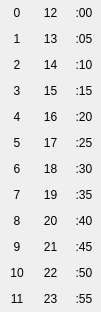
<?xml version="1.0" encoding="UTF-8"?>
<ui version="4.0">
 <class>WPopupTime</class>
 <widget class="QWidget" name="WPopupTime">
  <property name="geometry">
   <rect>
    <x>0</x>
    <y>0</y>
    <width>101</width>
    <height>312</height>
   </rect>
  </property>
  <property name="contextMenuPolicy">
   <enum>Qt::NoContextMenu</enum>
  </property>
  <property name="windowTitle">
   <string>Time</string>
  </property>
  <layout class="QGridLayout" name="gridLayout">
   <property name="margin">
    <number>0</number>
   </property>
   <property name="spacing">
    <number>0</number>
   </property>
   <item row="0" column="0">
    <widget class="QToolButton" name="prevMonth">
     <property name="sizePolicy">
      <sizepolicy hsizetype="Expanding" vsizetype="Expanding">
       <horstretch>0</horstretch>
       <verstretch>0</verstretch>
      </sizepolicy>
     </property>
     <property name="focusPolicy">
      <enum>Qt::NoFocus</enum>
     </property>
     <property name="toolTip">
      <string>Previous month</string>
     </property>
     <property name="text">
      <string>0</string>
     </property>
     <property name="autoRepeat">
      <bool>false</bool>
     </property>
     <property name="autoRepeatDelay">
      <number>300</number>
     </property>
     <property name="autoRepeatInterval">
      <number>100</number>
     </property>
     <property name="toolButtonStyle">
      <enum>Qt::ToolButtonTextOnly</enum>
     </property>
     <property name="autoRaise">
      <bool>true</bool>
     </property>
     <property name="arrowType">
      <enum>Qt::LeftArrow</enum>
     </property>
    </widget>
   </item>
   <item row="0" column="1">
    <widget class="QToolButton" name="prevMonth_14">
     <property name="sizePolicy">
      <sizepolicy hsizetype="Expanding" vsizetype="Expanding">
       <horstretch>0</horstretch>
       <verstretch>0</verstretch>
      </sizepolicy>
     </property>
     <property name="focusPolicy">
      <enum>Qt::NoFocus</enum>
     </property>
     <property name="toolTip">
      <string>Previous month</string>
     </property>
     <property name="text">
      <string>12</string>
     </property>
     <property name="autoRepeat">
      <bool>false</bool>
     </property>
     <property name="autoRepeatDelay">
      <number>300</number>
     </property>
     <property name="autoRepeatInterval">
      <number>100</number>
     </property>
     <property name="toolButtonStyle">
      <enum>Qt::ToolButtonTextOnly</enum>
     </property>
     <property name="autoRaise">
      <bool>true</bool>
     </property>
     <property name="arrowType">
      <enum>Qt::LeftArrow</enum>
     </property>
    </widget>
   </item>
   <item row="0" column="2">
    <widget class="QToolButton" name="prevMonth_33">
     <property name="sizePolicy">
      <sizepolicy hsizetype="Expanding" vsizetype="Expanding">
       <horstretch>0</horstretch>
       <verstretch>0</verstretch>
      </sizepolicy>
     </property>
     <property name="focusPolicy">
      <enum>Qt::NoFocus</enum>
     </property>
     <property name="toolTip">
      <string>Previous month</string>
     </property>
     <property name="text">
      <string>:00</string>
     </property>
     <property name="autoRepeat">
      <bool>false</bool>
     </property>
     <property name="autoRepeatDelay">
      <number>300</number>
     </property>
     <property name="autoRepeatInterval">
      <number>100</number>
     </property>
     <property name="toolButtonStyle">
      <enum>Qt::ToolButtonTextOnly</enum>
     </property>
     <property name="autoRaise">
      <bool>true</bool>
     </property>
     <property name="arrowType">
      <enum>Qt::LeftArrow</enum>
     </property>
    </widget>
   </item>
   <item row="1" column="0">
    <widget class="QToolButton" name="prevMonth_2">
     <property name="sizePolicy">
      <sizepolicy hsizetype="Expanding" vsizetype="Expanding">
       <horstretch>0</horstretch>
       <verstretch>0</verstretch>
      </sizepolicy>
     </property>
     <property name="focusPolicy">
      <enum>Qt::NoFocus</enum>
     </property>
     <property name="toolTip">
      <string>Previous month</string>
     </property>
     <property name="text">
      <string>1</string>
     </property>
     <property name="autoRepeat">
      <bool>false</bool>
     </property>
     <property name="autoRepeatDelay">
      <number>300</number>
     </property>
     <property name="autoRepeatInterval">
      <number>100</number>
     </property>
     <property name="toolButtonStyle">
      <enum>Qt::ToolButtonTextOnly</enum>
     </property>
     <property name="autoRaise">
      <bool>true</bool>
     </property>
     <property name="arrowType">
      <enum>Qt::LeftArrow</enum>
     </property>
    </widget>
   </item>
   <item row="1" column="1">
    <widget class="QToolButton" name="prevMonth_21">
     <property name="sizePolicy">
      <sizepolicy hsizetype="Expanding" vsizetype="Expanding">
       <horstretch>0</horstretch>
       <verstretch>0</verstretch>
      </sizepolicy>
     </property>
     <property name="focusPolicy">
      <enum>Qt::NoFocus</enum>
     </property>
     <property name="toolTip">
      <string>Previous month</string>
     </property>
     <property name="text">
      <string>13</string>
     </property>
     <property name="autoRepeat">
      <bool>false</bool>
     </property>
     <property name="autoRepeatDelay">
      <number>300</number>
     </property>
     <property name="autoRepeatInterval">
      <number>100</number>
     </property>
     <property name="toolButtonStyle">
      <enum>Qt::ToolButtonTextOnly</enum>
     </property>
     <property name="autoRaise">
      <bool>true</bool>
     </property>
     <property name="arrowType">
      <enum>Qt::LeftArrow</enum>
     </property>
    </widget>
   </item>
   <item row="1" column="2">
    <widget class="QToolButton" name="prevMonth_30">
     <property name="sizePolicy">
      <sizepolicy hsizetype="Expanding" vsizetype="Expanding">
       <horstretch>0</horstretch>
       <verstretch>0</verstretch>
      </sizepolicy>
     </property>
     <property name="focusPolicy">
      <enum>Qt::NoFocus</enum>
     </property>
     <property name="toolTip">
      <string>Previous month</string>
     </property>
     <property name="text">
      <string>:05</string>
     </property>
     <property name="autoRepeat">
      <bool>false</bool>
     </property>
     <property name="autoRepeatDelay">
      <number>300</number>
     </property>
     <property name="autoRepeatInterval">
      <number>100</number>
     </property>
     <property name="toolButtonStyle">
      <enum>Qt::ToolButtonTextOnly</enum>
     </property>
     <property name="autoRaise">
      <bool>true</bool>
     </property>
     <property name="arrowType">
      <enum>Qt::LeftArrow</enum>
     </property>
    </widget>
   </item>
   <item row="2" column="0">
    <widget class="QToolButton" name="prevMonth_3">
     <property name="sizePolicy">
      <sizepolicy hsizetype="Expanding" vsizetype="Expanding">
       <horstretch>0</horstretch>
       <verstretch>0</verstretch>
      </sizepolicy>
     </property>
     <property name="focusPolicy">
      <enum>Qt::NoFocus</enum>
     </property>
     <property name="toolTip">
      <string>Previous month</string>
     </property>
     <property name="text">
      <string>2</string>
     </property>
     <property name="autoRepeat">
      <bool>false</bool>
     </property>
     <property name="autoRepeatDelay">
      <number>300</number>
     </property>
     <property name="autoRepeatInterval">
      <number>100</number>
     </property>
     <property name="toolButtonStyle">
      <enum>Qt::ToolButtonTextOnly</enum>
     </property>
     <property name="autoRaise">
      <bool>true</bool>
     </property>
     <property name="arrowType">
      <enum>Qt::LeftArrow</enum>
     </property>
    </widget>
   </item>
   <item row="2" column="1">
    <widget class="QToolButton" name="prevMonth_19">
     <property name="sizePolicy">
      <sizepolicy hsizetype="Expanding" vsizetype="Expanding">
       <horstretch>0</horstretch>
       <verstretch>0</verstretch>
      </sizepolicy>
     </property>
     <property name="focusPolicy">
      <enum>Qt::NoFocus</enum>
     </property>
     <property name="toolTip">
      <string>Previous month</string>
     </property>
     <property name="text">
      <string>14</string>
     </property>
     <property name="autoRepeat">
      <bool>false</bool>
     </property>
     <property name="autoRepeatDelay">
      <number>300</number>
     </property>
     <property name="autoRepeatInterval">
      <number>100</number>
     </property>
     <property name="toolButtonStyle">
      <enum>Qt::ToolButtonTextOnly</enum>
     </property>
     <property name="autoRaise">
      <bool>true</bool>
     </property>
     <property name="arrowType">
      <enum>Qt::LeftArrow</enum>
     </property>
    </widget>
   </item>
   <item row="2" column="2">
    <widget class="QToolButton" name="prevMonth_31">
     <property name="sizePolicy">
      <sizepolicy hsizetype="Expanding" vsizetype="Expanding">
       <horstretch>0</horstretch>
       <verstretch>0</verstretch>
      </sizepolicy>
     </property>
     <property name="focusPolicy">
      <enum>Qt::NoFocus</enum>
     </property>
     <property name="toolTip">
      <string>Previous month</string>
     </property>
     <property name="text">
      <string>:10</string>
     </property>
     <property name="autoRepeat">
      <bool>false</bool>
     </property>
     <property name="autoRepeatDelay">
      <number>300</number>
     </property>
     <property name="autoRepeatInterval">
      <number>100</number>
     </property>
     <property name="toolButtonStyle">
      <enum>Qt::ToolButtonTextOnly</enum>
     </property>
     <property name="autoRaise">
      <bool>true</bool>
     </property>
     <property name="arrowType">
      <enum>Qt::LeftArrow</enum>
     </property>
    </widget>
   </item>
   <item row="3" column="0">
    <widget class="QToolButton" name="prevMonth_4">
     <property name="sizePolicy">
      <sizepolicy hsizetype="Expanding" vsizetype="Expanding">
       <horstretch>0</horstretch>
       <verstretch>0</verstretch>
      </sizepolicy>
     </property>
     <property name="focusPolicy">
      <enum>Qt::NoFocus</enum>
     </property>
     <property name="toolTip">
      <string>Previous month</string>
     </property>
     <property name="text">
      <string>3</string>
     </property>
     <property name="autoRepeat">
      <bool>false</bool>
     </property>
     <property name="autoRepeatDelay">
      <number>300</number>
     </property>
     <property name="autoRepeatInterval">
      <number>100</number>
     </property>
     <property name="toolButtonStyle">
      <enum>Qt::ToolButtonTextOnly</enum>
     </property>
     <property name="autoRaise">
      <bool>true</bool>
     </property>
     <property name="arrowType">
      <enum>Qt::LeftArrow</enum>
     </property>
    </widget>
   </item>
   <item row="3" column="1">
    <widget class="QToolButton" name="prevMonth_22">
     <property name="sizePolicy">
      <sizepolicy hsizetype="Expanding" vsizetype="Expanding">
       <horstretch>0</horstretch>
       <verstretch>0</verstretch>
      </sizepolicy>
     </property>
     <property name="focusPolicy">
      <enum>Qt::NoFocus</enum>
     </property>
     <property name="toolTip">
      <string>Previous month</string>
     </property>
     <property name="text">
      <string>15</string>
     </property>
     <property name="autoRepeat">
      <bool>false</bool>
     </property>
     <property name="autoRepeatDelay">
      <number>300</number>
     </property>
     <property name="autoRepeatInterval">
      <number>100</number>
     </property>
     <property name="toolButtonStyle">
      <enum>Qt::ToolButtonTextOnly</enum>
     </property>
     <property name="autoRaise">
      <bool>true</bool>
     </property>
     <property name="arrowType">
      <enum>Qt::LeftArrow</enum>
     </property>
    </widget>
   </item>
   <item row="3" column="2">
    <widget class="QToolButton" name="prevMonth_36">
     <property name="sizePolicy">
      <sizepolicy hsizetype="Expanding" vsizetype="Expanding">
       <horstretch>0</horstretch>
       <verstretch>0</verstretch>
      </sizepolicy>
     </property>
     <property name="focusPolicy">
      <enum>Qt::NoFocus</enum>
     </property>
     <property name="toolTip">
      <string>Previous month</string>
     </property>
     <property name="text">
      <string>:15</string>
     </property>
     <property name="autoRepeat">
      <bool>false</bool>
     </property>
     <property name="autoRepeatDelay">
      <number>300</number>
     </property>
     <property name="autoRepeatInterval">
      <number>100</number>
     </property>
     <property name="toolButtonStyle">
      <enum>Qt::ToolButtonTextOnly</enum>
     </property>
     <property name="autoRaise">
      <bool>true</bool>
     </property>
     <property name="arrowType">
      <enum>Qt::LeftArrow</enum>
     </property>
    </widget>
   </item>
   <item row="4" column="0">
    <widget class="QToolButton" name="prevMonth_5">
     <property name="sizePolicy">
      <sizepolicy hsizetype="Expanding" vsizetype="Expanding">
       <horstretch>0</horstretch>
       <verstretch>0</verstretch>
      </sizepolicy>
     </property>
     <property name="focusPolicy">
      <enum>Qt::NoFocus</enum>
     </property>
     <property name="toolTip">
      <string>Previous month</string>
     </property>
     <property name="text">
      <string>4</string>
     </property>
     <property name="autoRepeat">
      <bool>false</bool>
     </property>
     <property name="autoRepeatDelay">
      <number>300</number>
     </property>
     <property name="autoRepeatInterval">
      <number>100</number>
     </property>
     <property name="toolButtonStyle">
      <enum>Qt::ToolButtonTextOnly</enum>
     </property>
     <property name="autoRaise">
      <bool>true</bool>
     </property>
     <property name="arrowType">
      <enum>Qt::LeftArrow</enum>
     </property>
    </widget>
   </item>
   <item row="4" column="1">
    <widget class="QToolButton" name="prevMonth_20">
     <property name="sizePolicy">
      <sizepolicy hsizetype="Expanding" vsizetype="Expanding">
       <horstretch>0</horstretch>
       <verstretch>0</verstretch>
      </sizepolicy>
     </property>
     <property name="focusPolicy">
      <enum>Qt::NoFocus</enum>
     </property>
     <property name="toolTip">
      <string>Previous month</string>
     </property>
     <property name="text">
      <string>16</string>
     </property>
     <property name="autoRepeat">
      <bool>false</bool>
     </property>
     <property name="autoRepeatDelay">
      <number>300</number>
     </property>
     <property name="autoRepeatInterval">
      <number>100</number>
     </property>
     <property name="toolButtonStyle">
      <enum>Qt::ToolButtonTextOnly</enum>
     </property>
     <property name="autoRaise">
      <bool>true</bool>
     </property>
     <property name="arrowType">
      <enum>Qt::LeftArrow</enum>
     </property>
    </widget>
   </item>
   <item row="4" column="2">
    <widget class="QToolButton" name="prevMonth_37">
     <property name="sizePolicy">
      <sizepolicy hsizetype="Expanding" vsizetype="Expanding">
       <horstretch>0</horstretch>
       <verstretch>0</verstretch>
      </sizepolicy>
     </property>
     <property name="focusPolicy">
      <enum>Qt::NoFocus</enum>
     </property>
     <property name="toolTip">
      <string>Previous month</string>
     </property>
     <property name="text">
      <string>:20</string>
     </property>
     <property name="autoRepeat">
      <bool>false</bool>
     </property>
     <property name="autoRepeatDelay">
      <number>300</number>
     </property>
     <property name="autoRepeatInterval">
      <number>100</number>
     </property>
     <property name="toolButtonStyle">
      <enum>Qt::ToolButtonTextOnly</enum>
     </property>
     <property name="autoRaise">
      <bool>true</bool>
     </property>
     <property name="arrowType">
      <enum>Qt::LeftArrow</enum>
     </property>
    </widget>
   </item>
   <item row="5" column="0">
    <widget class="QToolButton" name="prevMonth_6">
     <property name="sizePolicy">
      <sizepolicy hsizetype="Expanding" vsizetype="Expanding">
       <horstretch>0</horstretch>
       <verstretch>0</verstretch>
      </sizepolicy>
     </property>
     <property name="focusPolicy">
      <enum>Qt::NoFocus</enum>
     </property>
     <property name="toolTip">
      <string>Previous month</string>
     </property>
     <property name="text">
      <string>5</string>
     </property>
     <property name="autoRepeat">
      <bool>false</bool>
     </property>
     <property name="autoRepeatDelay">
      <number>300</number>
     </property>
     <property name="autoRepeatInterval">
      <number>100</number>
     </property>
     <property name="toolButtonStyle">
      <enum>Qt::ToolButtonTextOnly</enum>
     </property>
     <property name="autoRaise">
      <bool>true</bool>
     </property>
     <property name="arrowType">
      <enum>Qt::LeftArrow</enum>
     </property>
    </widget>
   </item>
   <item row="5" column="1">
    <widget class="QToolButton" name="prevMonth_25">
     <property name="sizePolicy">
      <sizepolicy hsizetype="Expanding" vsizetype="Expanding">
       <horstretch>0</horstretch>
       <verstretch>0</verstretch>
      </sizepolicy>
     </property>
     <property name="focusPolicy">
      <enum>Qt::NoFocus</enum>
     </property>
     <property name="toolTip">
      <string>Previous month</string>
     </property>
     <property name="text">
      <string>17</string>
     </property>
     <property name="autoRepeat">
      <bool>false</bool>
     </property>
     <property name="autoRepeatDelay">
      <number>300</number>
     </property>
     <property name="autoRepeatInterval">
      <number>100</number>
     </property>
     <property name="toolButtonStyle">
      <enum>Qt::ToolButtonTextOnly</enum>
     </property>
     <property name="autoRaise">
      <bool>true</bool>
     </property>
     <property name="arrowType">
      <enum>Qt::LeftArrow</enum>
     </property>
    </widget>
   </item>
   <item row="5" column="2">
    <widget class="QToolButton" name="prevMonth_34">
     <property name="sizePolicy">
      <sizepolicy hsizetype="Expanding" vsizetype="Expanding">
       <horstretch>0</horstretch>
       <verstretch>0</verstretch>
      </sizepolicy>
     </property>
     <property name="focusPolicy">
      <enum>Qt::NoFocus</enum>
     </property>
     <property name="toolTip">
      <string>Previous month</string>
     </property>
     <property name="text">
      <string>:25</string>
     </property>
     <property name="autoRepeat">
      <bool>false</bool>
     </property>
     <property name="autoRepeatDelay">
      <number>300</number>
     </property>
     <property name="autoRepeatInterval">
      <number>100</number>
     </property>
     <property name="toolButtonStyle">
      <enum>Qt::ToolButtonTextOnly</enum>
     </property>
     <property name="autoRaise">
      <bool>true</bool>
     </property>
     <property name="arrowType">
      <enum>Qt::LeftArrow</enum>
     </property>
    </widget>
   </item>
   <item row="6" column="0">
    <widget class="QToolButton" name="prevMonth_7">
     <property name="sizePolicy">
      <sizepolicy hsizetype="Expanding" vsizetype="Expanding">
       <horstretch>0</horstretch>
       <verstretch>0</verstretch>
      </sizepolicy>
     </property>
     <property name="focusPolicy">
      <enum>Qt::NoFocus</enum>
     </property>
     <property name="toolTip">
      <string>Previous month</string>
     </property>
     <property name="text">
      <string>6</string>
     </property>
     <property name="autoRepeat">
      <bool>false</bool>
     </property>
     <property name="autoRepeatDelay">
      <number>300</number>
     </property>
     <property name="autoRepeatInterval">
      <number>100</number>
     </property>
     <property name="toolButtonStyle">
      <enum>Qt::ToolButtonTextOnly</enum>
     </property>
     <property name="autoRaise">
      <bool>true</bool>
     </property>
     <property name="arrowType">
      <enum>Qt::LeftArrow</enum>
     </property>
    </widget>
   </item>
   <item row="6" column="1">
    <widget class="QToolButton" name="prevMonth_23">
     <property name="sizePolicy">
      <sizepolicy hsizetype="Expanding" vsizetype="Expanding">
       <horstretch>0</horstretch>
       <verstretch>0</verstretch>
      </sizepolicy>
     </property>
     <property name="focusPolicy">
      <enum>Qt::NoFocus</enum>
     </property>
     <property name="toolTip">
      <string>Previous month</string>
     </property>
     <property name="text">
      <string>18</string>
     </property>
     <property name="autoRepeat">
      <bool>false</bool>
     </property>
     <property name="autoRepeatDelay">
      <number>300</number>
     </property>
     <property name="autoRepeatInterval">
      <number>100</number>
     </property>
     <property name="toolButtonStyle">
      <enum>Qt::ToolButtonTextOnly</enum>
     </property>
     <property name="autoRaise">
      <bool>true</bool>
     </property>
     <property name="arrowType">
      <enum>Qt::LeftArrow</enum>
     </property>
    </widget>
   </item>
   <item row="6" column="2">
    <widget class="QToolButton" name="prevMonth_38">
     <property name="sizePolicy">
      <sizepolicy hsizetype="Expanding" vsizetype="Expanding">
       <horstretch>0</horstretch>
       <verstretch>0</verstretch>
      </sizepolicy>
     </property>
     <property name="focusPolicy">
      <enum>Qt::NoFocus</enum>
     </property>
     <property name="toolTip">
      <string>Previous month</string>
     </property>
     <property name="text">
      <string>:30</string>
     </property>
     <property name="autoRepeat">
      <bool>false</bool>
     </property>
     <property name="autoRepeatDelay">
      <number>300</number>
     </property>
     <property name="autoRepeatInterval">
      <number>100</number>
     </property>
     <property name="toolButtonStyle">
      <enum>Qt::ToolButtonTextOnly</enum>
     </property>
     <property name="autoRaise">
      <bool>true</bool>
     </property>
     <property name="arrowType">
      <enum>Qt::LeftArrow</enum>
     </property>
    </widget>
   </item>
   <item row="7" column="0">
    <widget class="QToolButton" name="prevMonth_8">
     <property name="sizePolicy">
      <sizepolicy hsizetype="Expanding" vsizetype="Expanding">
       <horstretch>0</horstretch>
       <verstretch>0</verstretch>
      </sizepolicy>
     </property>
     <property name="focusPolicy">
      <enum>Qt::NoFocus</enum>
     </property>
     <property name="toolTip">
      <string>Previous month</string>
     </property>
     <property name="text">
      <string>7</string>
     </property>
     <property name="autoRepeat">
      <bool>false</bool>
     </property>
     <property name="autoRepeatDelay">
      <number>300</number>
     </property>
     <property name="autoRepeatInterval">
      <number>100</number>
     </property>
     <property name="toolButtonStyle">
      <enum>Qt::ToolButtonTextOnly</enum>
     </property>
     <property name="autoRaise">
      <bool>true</bool>
     </property>
     <property name="arrowType">
      <enum>Qt::LeftArrow</enum>
     </property>
    </widget>
   </item>
   <item row="7" column="1">
    <widget class="QToolButton" name="prevMonth_26">
     <property name="sizePolicy">
      <sizepolicy hsizetype="Expanding" vsizetype="Expanding">
       <horstretch>0</horstretch>
       <verstretch>0</verstretch>
      </sizepolicy>
     </property>
     <property name="focusPolicy">
      <enum>Qt::NoFocus</enum>
     </property>
     <property name="toolTip">
      <string>Previous month</string>
     </property>
     <property name="text">
      <string>19</string>
     </property>
     <property name="autoRepeat">
      <bool>false</bool>
     </property>
     <property name="autoRepeatDelay">
      <number>300</number>
     </property>
     <property name="autoRepeatInterval">
      <number>100</number>
     </property>
     <property name="toolButtonStyle">
      <enum>Qt::ToolButtonTextOnly</enum>
     </property>
     <property name="autoRaise">
      <bool>true</bool>
     </property>
     <property name="arrowType">
      <enum>Qt::LeftArrow</enum>
     </property>
    </widget>
   </item>
   <item row="7" column="2">
    <widget class="QToolButton" name="prevMonth_28">
     <property name="sizePolicy">
      <sizepolicy hsizetype="Expanding" vsizetype="Expanding">
       <horstretch>0</horstretch>
       <verstretch>0</verstretch>
      </sizepolicy>
     </property>
     <property name="focusPolicy">
      <enum>Qt::NoFocus</enum>
     </property>
     <property name="toolTip">
      <string>Previous month</string>
     </property>
     <property name="text">
      <string>:35</string>
     </property>
     <property name="autoRepeat">
      <bool>false</bool>
     </property>
     <property name="autoRepeatDelay">
      <number>300</number>
     </property>
     <property name="autoRepeatInterval">
      <number>100</number>
     </property>
     <property name="toolButtonStyle">
      <enum>Qt::ToolButtonTextOnly</enum>
     </property>
     <property name="autoRaise">
      <bool>true</bool>
     </property>
     <property name="arrowType">
      <enum>Qt::LeftArrow</enum>
     </property>
    </widget>
   </item>
   <item row="8" column="0">
    <widget class="QToolButton" name="prevMonth_9">
     <property name="sizePolicy">
      <sizepolicy hsizetype="Expanding" vsizetype="Expanding">
       <horstretch>0</horstretch>
       <verstretch>0</verstretch>
      </sizepolicy>
     </property>
     <property name="focusPolicy">
      <enum>Qt::NoFocus</enum>
     </property>
     <property name="toolTip">
      <string>Previous month</string>
     </property>
     <property name="text">
      <string>8</string>
     </property>
     <property name="autoRepeat">
      <bool>false</bool>
     </property>
     <property name="autoRepeatDelay">
      <number>300</number>
     </property>
     <property name="autoRepeatInterval">
      <number>100</number>
     </property>
     <property name="toolButtonStyle">
      <enum>Qt::ToolButtonTextOnly</enum>
     </property>
     <property name="autoRaise">
      <bool>true</bool>
     </property>
     <property name="arrowType">
      <enum>Qt::LeftArrow</enum>
     </property>
    </widget>
   </item>
   <item row="8" column="1">
    <widget class="QToolButton" name="prevMonth_16">
     <property name="sizePolicy">
      <sizepolicy hsizetype="Expanding" vsizetype="Expanding">
       <horstretch>0</horstretch>
       <verstretch>0</verstretch>
      </sizepolicy>
     </property>
     <property name="focusPolicy">
      <enum>Qt::NoFocus</enum>
     </property>
     <property name="toolTip">
      <string>Previous month</string>
     </property>
     <property name="text">
      <string>20</string>
     </property>
     <property name="autoRepeat">
      <bool>false</bool>
     </property>
     <property name="autoRepeatDelay">
      <number>300</number>
     </property>
     <property name="autoRepeatInterval">
      <number>100</number>
     </property>
     <property name="toolButtonStyle">
      <enum>Qt::ToolButtonTextOnly</enum>
     </property>
     <property name="autoRaise">
      <bool>true</bool>
     </property>
     <property name="arrowType">
      <enum>Qt::LeftArrow</enum>
     </property>
    </widget>
   </item>
   <item row="8" column="2">
    <widget class="QToolButton" name="prevMonth_35">
     <property name="sizePolicy">
      <sizepolicy hsizetype="Expanding" vsizetype="Expanding">
       <horstretch>0</horstretch>
       <verstretch>0</verstretch>
      </sizepolicy>
     </property>
     <property name="focusPolicy">
      <enum>Qt::NoFocus</enum>
     </property>
     <property name="toolTip">
      <string>Previous month</string>
     </property>
     <property name="text">
      <string>:40</string>
     </property>
     <property name="autoRepeat">
      <bool>false</bool>
     </property>
     <property name="autoRepeatDelay">
      <number>300</number>
     </property>
     <property name="autoRepeatInterval">
      <number>100</number>
     </property>
     <property name="toolButtonStyle">
      <enum>Qt::ToolButtonTextOnly</enum>
     </property>
     <property name="autoRaise">
      <bool>true</bool>
     </property>
     <property name="arrowType">
      <enum>Qt::LeftArrow</enum>
     </property>
    </widget>
   </item>
   <item row="9" column="0">
    <widget class="QToolButton" name="prevMonth_10">
     <property name="sizePolicy">
      <sizepolicy hsizetype="Expanding" vsizetype="Expanding">
       <horstretch>0</horstretch>
       <verstretch>0</verstretch>
      </sizepolicy>
     </property>
     <property name="focusPolicy">
      <enum>Qt::NoFocus</enum>
     </property>
     <property name="toolTip">
      <string>Previous month</string>
     </property>
     <property name="text">
      <string>9</string>
     </property>
     <property name="autoRepeat">
      <bool>false</bool>
     </property>
     <property name="autoRepeatDelay">
      <number>300</number>
     </property>
     <property name="autoRepeatInterval">
      <number>100</number>
     </property>
     <property name="toolButtonStyle">
      <enum>Qt::ToolButtonTextOnly</enum>
     </property>
     <property name="autoRaise">
      <bool>true</bool>
     </property>
     <property name="arrowType">
      <enum>Qt::LeftArrow</enum>
     </property>
    </widget>
   </item>
   <item row="9" column="1">
    <widget class="QToolButton" name="prevMonth_18">
     <property name="sizePolicy">
      <sizepolicy hsizetype="Expanding" vsizetype="Expanding">
       <horstretch>0</horstretch>
       <verstretch>0</verstretch>
      </sizepolicy>
     </property>
     <property name="focusPolicy">
      <enum>Qt::NoFocus</enum>
     </property>
     <property name="toolTip">
      <string>Previous month</string>
     </property>
     <property name="text">
      <string>21</string>
     </property>
     <property name="autoRepeat">
      <bool>false</bool>
     </property>
     <property name="autoRepeatDelay">
      <number>300</number>
     </property>
     <property name="autoRepeatInterval">
      <number>100</number>
     </property>
     <property name="toolButtonStyle">
      <enum>Qt::ToolButtonTextOnly</enum>
     </property>
     <property name="autoRaise">
      <bool>true</bool>
     </property>
     <property name="arrowType">
      <enum>Qt::LeftArrow</enum>
     </property>
    </widget>
   </item>
   <item row="9" column="2">
    <widget class="QToolButton" name="prevMonth_32">
     <property name="sizePolicy">
      <sizepolicy hsizetype="Expanding" vsizetype="Expanding">
       <horstretch>0</horstretch>
       <verstretch>0</verstretch>
      </sizepolicy>
     </property>
     <property name="focusPolicy">
      <enum>Qt::NoFocus</enum>
     </property>
     <property name="toolTip">
      <string>Previous month</string>
     </property>
     <property name="text">
      <string>:45</string>
     </property>
     <property name="autoRepeat">
      <bool>false</bool>
     </property>
     <property name="autoRepeatDelay">
      <number>300</number>
     </property>
     <property name="autoRepeatInterval">
      <number>100</number>
     </property>
     <property name="toolButtonStyle">
      <enum>Qt::ToolButtonTextOnly</enum>
     </property>
     <property name="autoRaise">
      <bool>true</bool>
     </property>
     <property name="arrowType">
      <enum>Qt::LeftArrow</enum>
     </property>
    </widget>
   </item>
   <item row="10" column="0">
    <widget class="QToolButton" name="prevMonth_11">
     <property name="sizePolicy">
      <sizepolicy hsizetype="Expanding" vsizetype="Expanding">
       <horstretch>0</horstretch>
       <verstretch>0</verstretch>
      </sizepolicy>
     </property>
     <property name="focusPolicy">
      <enum>Qt::NoFocus</enum>
     </property>
     <property name="toolTip">
      <string>Previous month</string>
     </property>
     <property name="text">
      <string>10</string>
     </property>
     <property name="autoRepeat">
      <bool>false</bool>
     </property>
     <property name="autoRepeatDelay">
      <number>300</number>
     </property>
     <property name="autoRepeatInterval">
      <number>100</number>
     </property>
     <property name="toolButtonStyle">
      <enum>Qt::ToolButtonTextOnly</enum>
     </property>
     <property name="autoRaise">
      <bool>true</bool>
     </property>
     <property name="arrowType">
      <enum>Qt::LeftArrow</enum>
     </property>
    </widget>
   </item>
   <item row="10" column="1">
    <widget class="QToolButton" name="prevMonth_15">
     <property name="sizePolicy">
      <sizepolicy hsizetype="Expanding" vsizetype="Expanding">
       <horstretch>0</horstretch>
       <verstretch>0</verstretch>
      </sizepolicy>
     </property>
     <property name="focusPolicy">
      <enum>Qt::NoFocus</enum>
     </property>
     <property name="toolTip">
      <string>Previous month</string>
     </property>
     <property name="text">
      <string>22</string>
     </property>
     <property name="autoRepeat">
      <bool>false</bool>
     </property>
     <property name="autoRepeatDelay">
      <number>300</number>
     </property>
     <property name="autoRepeatInterval">
      <number>100</number>
     </property>
     <property name="toolButtonStyle">
      <enum>Qt::ToolButtonTextOnly</enum>
     </property>
     <property name="autoRaise">
      <bool>true</bool>
     </property>
     <property name="arrowType">
      <enum>Qt::LeftArrow</enum>
     </property>
    </widget>
   </item>
   <item row="10" column="2">
    <widget class="QToolButton" name="prevMonth_39">
     <property name="sizePolicy">
      <sizepolicy hsizetype="Expanding" vsizetype="Expanding">
       <horstretch>0</horstretch>
       <verstretch>0</verstretch>
      </sizepolicy>
     </property>
     <property name="focusPolicy">
      <enum>Qt::NoFocus</enum>
     </property>
     <property name="toolTip">
      <string>Previous month</string>
     </property>
     <property name="text">
      <string>:50</string>
     </property>
     <property name="autoRepeat">
      <bool>false</bool>
     </property>
     <property name="autoRepeatDelay">
      <number>300</number>
     </property>
     <property name="autoRepeatInterval">
      <number>100</number>
     </property>
     <property name="toolButtonStyle">
      <enum>Qt::ToolButtonTextOnly</enum>
     </property>
     <property name="autoRaise">
      <bool>true</bool>
     </property>
     <property name="arrowType">
      <enum>Qt::LeftArrow</enum>
     </property>
    </widget>
   </item>
   <item row="11" column="0">
    <widget class="QToolButton" name="prevMonth_12">
     <property name="sizePolicy">
      <sizepolicy hsizetype="Expanding" vsizetype="Expanding">
       <horstretch>0</horstretch>
       <verstretch>0</verstretch>
      </sizepolicy>
     </property>
     <property name="focusPolicy">
      <enum>Qt::NoFocus</enum>
     </property>
     <property name="toolTip">
      <string>Previous month</string>
     </property>
     <property name="text">
      <string>11</string>
     </property>
     <property name="autoRepeat">
      <bool>false</bool>
     </property>
     <property name="autoRepeatDelay">
      <number>300</number>
     </property>
     <property name="autoRepeatInterval">
      <number>100</number>
     </property>
     <property name="toolButtonStyle">
      <enum>Qt::ToolButtonTextOnly</enum>
     </property>
     <property name="autoRaise">
      <bool>true</bool>
     </property>
     <property name="arrowType">
      <enum>Qt::LeftArrow</enum>
     </property>
    </widget>
   </item>
   <item row="11" column="1">
    <widget class="QToolButton" name="prevMonth_17">
     <property name="sizePolicy">
      <sizepolicy hsizetype="Expanding" vsizetype="Expanding">
       <horstretch>0</horstretch>
       <verstretch>0</verstretch>
      </sizepolicy>
     </property>
     <property name="focusPolicy">
      <enum>Qt::NoFocus</enum>
     </property>
     <property name="toolTip">
      <string>Previous month</string>
     </property>
     <property name="text">
      <string>23</string>
     </property>
     <property name="autoRepeat">
      <bool>false</bool>
     </property>
     <property name="autoRepeatDelay">
      <number>300</number>
     </property>
     <property name="autoRepeatInterval">
      <number>100</number>
     </property>
     <property name="toolButtonStyle">
      <enum>Qt::ToolButtonTextOnly</enum>
     </property>
     <property name="autoRaise">
      <bool>true</bool>
     </property>
     <property name="arrowType">
      <enum>Qt::LeftArrow</enum>
     </property>
    </widget>
   </item>
   <item row="11" column="2">
    <widget class="QToolButton" name="prevMonth_29">
     <property name="sizePolicy">
      <sizepolicy hsizetype="Expanding" vsizetype="Expanding">
       <horstretch>0</horstretch>
       <verstretch>0</verstretch>
      </sizepolicy>
     </property>
     <property name="focusPolicy">
      <enum>Qt::NoFocus</enum>
     </property>
     <property name="toolTip">
      <string>Previous month</string>
     </property>
     <property name="text">
      <string>:55</string>
     </property>
     <property name="autoRepeat">
      <bool>false</bool>
     </property>
     <property name="autoRepeatDelay">
      <number>300</number>
     </property>
     <property name="autoRepeatInterval">
      <number>100</number>
     </property>
     <property name="toolButtonStyle">
      <enum>Qt::ToolButtonTextOnly</enum>
     </property>
     <property name="autoRaise">
      <bool>true</bool>
     </property>
     <property name="arrowType">
      <enum>Qt::LeftArrow</enum>
     </property>
    </widget>
   </item>
  </layout>
 </widget>
 <resources>
  <include location="w_widgets.qrc"/>
 </resources>
 <connections/>
</ui>
